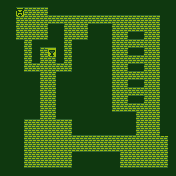

Tiled map render using the project's own tile images. Description and the whole map definition, tile-layer contents included, below:
An orthogonal 22x22 tile map with 8x8 px tiles, 1 tile layer (Tile Layer 1).

<map version="1.8" tiledversion="1.8.4" orientation="orthogonal" renderorder="right-down" width="22" height="22" tilewidth="8" tileheight="8" infinite="0" nextlayerid="2" nextobjectid="1">
 <tileset firstgid="1" source="metatiles.tsx" />
 <layer id="1" name="Tile Layer 1" width="22" height="22">
  <data encoding="csv">
1,1,2,2,2,2,1,1,1,1,1,1,1,1,1,1,1,1,1,1,1,1,
1,1,6,3,3,3,2,2,2,2,2,2,2,2,2,2,2,2,2,2,1,1,
1,1,3,3,3,3,3,3,3,3,3,3,3,3,3,3,3,3,3,3,1,1,
1,1,3,3,3,3,1,1,3,3,3,1,1,1,3,3,3,3,3,3,1,1,
1,1,3,3,3,3,1,1,3,3,3,1,1,1,3,3,2,2,3,3,1,1,
1,1,1,3,1,2,2,1,3,1,1,1,1,1,3,3,3,3,3,3,1,1,
1,1,1,3,1,3,4,1,3,1,1,1,1,1,3,3,2,2,3,3,1,1,
1,1,1,3,2,3,3,2,3,1,1,1,1,1,3,3,3,3,3,3,1,1,
1,1,1,3,3,3,3,3,3,1,1,1,1,1,3,3,2,2,3,3,1,1,
1,1,1,1,1,3,3,1,1,1,1,1,1,1,3,3,3,3,3,3,1,1,
1,1,1,1,1,3,3,1,1,1,1,1,1,1,3,3,2,2,3,3,1,1,
1,1,1,1,1,3,3,1,1,1,1,1,1,1,3,3,3,3,3,3,1,1,
1,1,1,1,1,3,3,1,1,1,1,1,1,1,3,3,2,2,3,3,1,1,
1,1,1,1,1,3,3,1,1,1,1,1,1,1,3,3,3,3,3,3,1,1,
1,1,1,2,2,3,3,2,2,1,1,1,1,1,1,1,1,3,3,3,1,1,
1,1,1,3,3,3,3,3,3,1,1,1,1,1,1,1,1,3,3,3,1,1,
1,1,1,3,3,3,3,3,3,2,2,2,2,2,2,2,2,3,3,3,1,1,
1,1,1,3,3,3,3,3,3,3,3,3,3,3,3,3,3,3,3,3,3,1,
1,1,1,3,3,3,3,3,3,3,3,3,3,3,3,3,3,3,3,3,3,1,
1,1,1,3,3,3,3,3,3,1,1,1,1,1,1,3,3,3,3,3,3,1,
1,1,1,3,3,3,3,3,3,1,1,1,1,1,1,3,3,3,3,3,3,1,
1,1,1,1,1,1,1,1,1,1,1,1,1,1,1,1,1,1,1,1,1,1
</data>
 </layer>
</map>